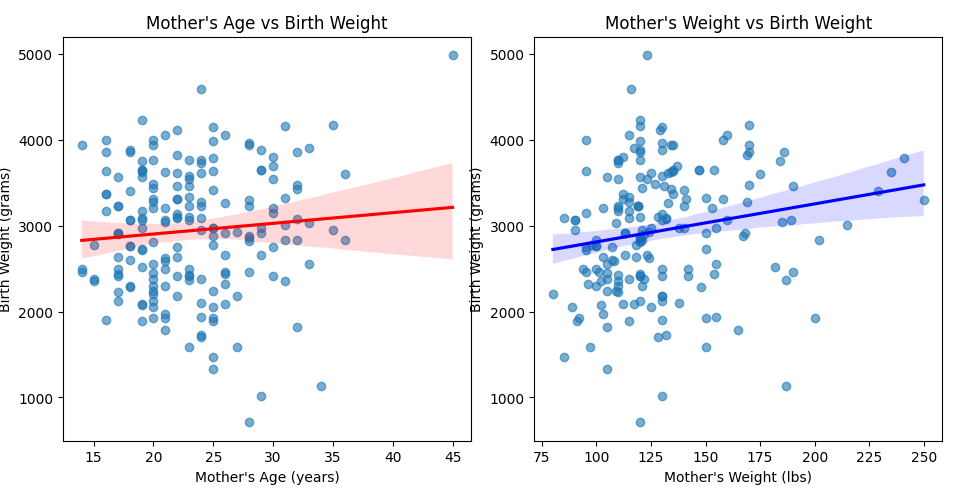

Here is the Python script that generated this plot:
import pandas as pd
import matplotlib.pyplot as plt
import seaborn as sns
from scipy.stats import pearsonr
import statsmodels.api as sm

# Dataset URL
url = "https://raw.githubusercontent.com/vincentarelbundock/Rdatasets/master/csv/MASS/birthwt.csv"

# Load data
data = pd.read_csv(url)

print("Columns in dataset:", data.columns)
print(data.head())

# Variables of interest
age = data['age']
lwt = data['lwt']
bwt = data['bwt']

# 1. Age vs Birth weight
corr_age, pval_age = pearsonr(age, bwt)
print("\n--- Age vs Birth Weight ---")
print(f"Correlation: {corr_age:.3f}, p-value: {pval_age:.3f}")

X_age = sm.add_constant(age)
model_age = sm.OLS(bwt, X_age).fit()
print(model_age.summary())

# 2. Mother's weight vs Birth weight
corr_lwt, pval_lwt = pearsonr(lwt, bwt)
print("\n--- Mother's Weight vs Birth Weight ---")
print(f"Correlation: {corr_lwt:.3f}, p-value: {pval_lwt:.3f}")

X_lwt = sm.add_constant(lwt)
model_lwt = sm.OLS(bwt, X_lwt).fit()
print(model_lwt.summary())

# 3. Scatter plots
plt.figure(figsize=(12, 5))

# Age vs Birth Weight
plt.subplot(1, 2, 1)
sns.regplot(x=age, y=bwt, scatter_kws={'alpha': 0.6}, line_kws={'color': 'red'})
plt.title("Mother's Age vs Birth Weight")
plt.xlabel("Mother's Age (years)")
plt.ylabel("Birth Weight (grams)")

# Mother's Weight vs Birth Weight
plt.subplot(1, 2, 2)
sns.regplot(x=lwt, y=bwt, scatter_kws={'alpha': 0.6}, line_kws={'color': 'blue'})
plt.title("Mother's Weight vs Birth Weight")
plt.xlabel("Mother's Weight (lbs)")
plt.ylabel("Birth Weight (grams)")

plt.tight_layout()
plt.show()

"""
┌──(venv)─(arfat㉿kali)-[~/Desktop/CS-AIML]
└─$ pip python3 Practical_3.py   
Columns in dataset: Index(['rownames', 'low', 'age', 'lwt', 'race', 'smoke', 'ptl', 'ht', 'ui',
       'ftv', 'bwt'],
      dtype='object')
   rownames  low  age  lwt  race  ...  ptl  ht  ui  ftv   bwt
0        85    0   19  182     2  ...    0   0   1    0  2523
1        86    0   33  155     3  ...    0   0   0    3  2551
2        87    0   20  105     1  ...    0   0   0    1  2557
3        88    0   21  108     1  ...    0   0   1    2  2594
4        89    0   18  107     1  ...    0   0   1    0  2600

[5 rows x 11 columns]

--- Age vs Birth Weight ---
Correlation: 0.090, p-value: 0.216
                            OLS Regression Results                            
==============================================================================
Dep. Variable:                    bwt   R-squared:                       0.008
Model:                            OLS   Adj. R-squared:                  0.003
Method:                 Least Squares   F-statistic:                     1.538
Date:                Wed, 08 Oct 2025   Prob (F-statistic):              0.216
Time:                        23:31:25   Log-Likelihood:                -1512.8
No. Observations:                 189   AIC:                             3030.
Df Residuals:                     187   BIC:                             3036.
Df Model:                           1                                         
Covariance Type:            nonrobust                                         
==============================================================================
                 coef    std err          t      P>|t|      [0.025      0.975]
------------------------------------------------------------------------------
const       2655.7445    238.857     11.119      0.000    2184.544    3126.945
age           12.4297     10.023      1.240      0.216      -7.343      32.202
==============================================================================
Omnibus:                        2.779   Durbin-Watson:                   0.186
Prob(Omnibus):                  0.249   Jarque-Bera (JB):                2.692
Skew:                          -0.291   Prob(JB):                        0.260
Kurtosis:                       2.951   Cond. No.                         108.
==============================================================================

Notes:
[1] Standard Errors assume that the covariance matrix of the errors is correctly specified.

--- Mother's Weight vs Birth Weight ---
Correlation: 0.186, p-value: 0.011
                            OLS Regression Results                            
==============================================================================
Dep. Variable:                    bwt   R-squared:                       0.034
Model:                            OLS   Adj. R-squared:                  0.029
Method:                 Least Squares   F-statistic:                     6.681
Date:                Wed, 08 Oct 2025   Prob (F-statistic):             0.0105
Time:                        23:31:25   Log-Likelihood:                -1510.2
No. Observations:                 189   AIC:                             3024.
Df Residuals:                     187   BIC:                             3031.
Df Model:                           1                                         
Covariance Type:            nonrobust                                         
==============================================================================
                 coef    std err          t      P>|t|      [0.025      0.975]
------------------------------------------------------------------------------
const       2369.6235    228.493     10.371      0.000    1918.868    2820.379
lwt            4.4291      1.713      2.585      0.011       1.049       7.809
==============================================================================
Omnibus:                        2.099   Durbin-Watson:                   0.265
Prob(Omnibus):                  0.350   Jarque-Bera (JB):                1.757
Skew:                          -0.223   Prob(JB):                        0.415
Kurtosis:                       3.153   Cond. No.                         583.
==============================================================================

Notes:
[1] Standard Errors assume that the covariance matrix of the errors is correctly specified.

"""
